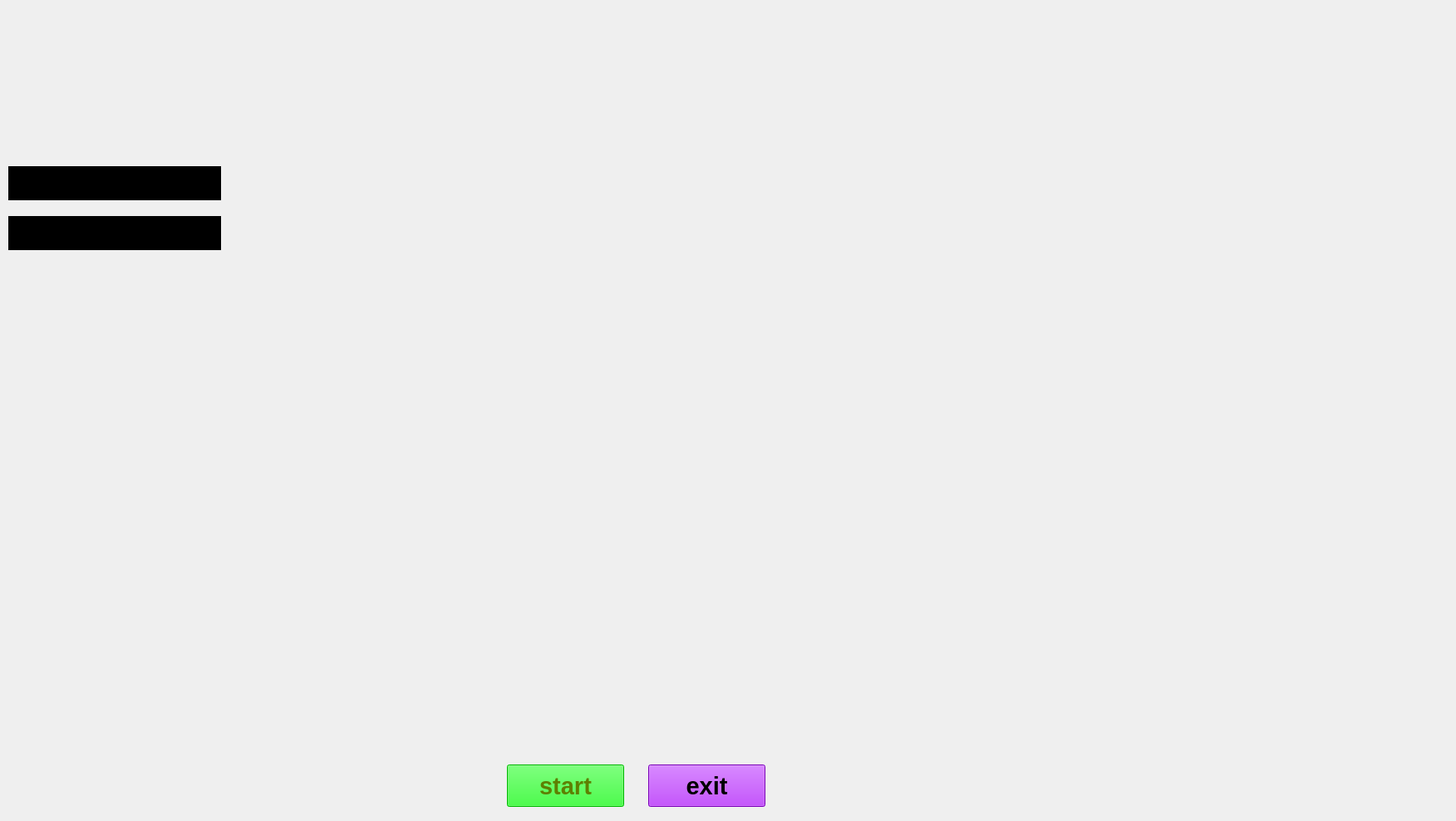
<?xml version="1.0" encoding="UTF-8"?>
<ui version="4.0">
 <class>Form</class>
 <widget class="QWidget" name="Form">
  <property name="geometry">
   <rect>
    <x>0</x>
    <y>0</y>
    <width>1752</width>
    <height>988</height>
   </rect>
  </property>
  <property name="windowTitle">
   <string>Form</string>
  </property>
  <property name="styleSheet">
   <string notr="true"/>
  </property>
  <widget class="QLabel" name="label">
   <property name="geometry">
    <rect>
     <x>-40</x>
     <y>-20</y>
     <width>1831</width>
     <height>1021</height>
    </rect>
   </property>
   <property name="styleSheet">
    <string notr="true">font: 75 20pt &quot;MS Shell Dlg 2&quot;;</string>
   </property>
   <property name="text">
    <string/>
   </property>
   <property name="pixmap">
    <pixmap>Black_Template.jpg</pixmap>
   </property>
   <property name="scaledContents">
    <bool>true</bool>
   </property>
  </widget>
  <widget class="QLabel" name="label_2">
   <property name="geometry">
    <rect>
     <x>310</x>
     <y>150</y>
     <width>961</width>
     <height>621</height>
    </rect>
   </property>
   <property name="font">
    <font>
     <pointsize>20</pointsize>
     <weight>75</weight>
     <bold>true</bold>
    </font>
   </property>
   <property name="mouseTracking">
    <bool>true</bool>
   </property>
   <property name="text">
    <string/>
   </property>
   <property name="pixmap">
    <pixmap>Earth_Template.gif</pixmap>
   </property>
   <property name="scaledContents">
    <bool>true</bool>
   </property>
  </widget>
  <widget class="QLabel" name="label_3">
   <property name="geometry">
    <rect>
     <x>-10</x>
     <y>-20</y>
     <width>511</width>
     <height>241</height>
    </rect>
   </property>
   <property name="text">
    <string/>
   </property>
   <property name="pixmap">
    <pixmap>SAUCY LOUDPACK Loading______.jpg</pixmap>
   </property>
   <property name="scaledContents">
    <bool>true</bool>
   </property>
  </widget>
  <widget class="QLabel" name="label_4">
   <property name="geometry">
    <rect>
     <x>1240</x>
     <y>570</y>
     <width>481</width>
     <height>421</height>
    </rect>
   </property>
   <property name="text">
    <string/>
   </property>
   <property name="pixmap">
    <pixmap>Code_Template.gif</pixmap>
   </property>
   <property name="scaledContents">
    <bool>true</bool>
   </property>
  </widget>
  <widget class="QLabel" name="label_5">
   <property name="geometry">
    <rect>
     <x>1250</x>
     <y>-10</y>
     <width>481</width>
     <height>401</height>
    </rect>
   </property>
   <property name="text">
    <string/>
   </property>
   <property name="pixmap">
    <pixmap>Health_Template.gif</pixmap>
   </property>
   <property name="scaledContents">
    <bool>true</bool>
   </property>
  </widget>
  <widget class="QPushButton" name="pushButton">
   <property name="geometry">
    <rect>
     <x>610</x>
     <y>920</y>
     <width>141</width>
     <height>51</height>
    </rect>
   </property>
   <property name="minimumSize">
    <size>
     <width>141</width>
     <height>51</height>
    </size>
   </property>
   <property name="font">
    <font>
     <pointsize>22</pointsize>
     <weight>75</weight>
     <bold>true</bold>
    </font>
   </property>
   <property name="mouseTracking">
    <bool>true</bool>
   </property>
   <property name="styleSheet">
    <string notr="true">color: qlineargradient(spread:pad, x1:0, y1:0, x2:1, y2:0, stop:0 rgba(9, 41, 4, 255), stop:0.085 rgba(2, 79, 0, 255), stop:0.19 rgba(50, 147, 22, 255), stop:0.275 rgba(236, 191, 49, 255), stop:0.39 rgba(243, 61, 34, 255), stop:0.555 rgba(135, 81, 60, 255), stop:0.667 rgba(121, 75, 255, 255), stop:0.825 rgba(164, 255, 244, 255), stop:0.885 rgba(104, 222, 71, 255), stop:1 rgba(93, 128, 0, 255));
background-color: rgb(0, 255, 0);</string>
   </property>
   <property name="text">
    <string>start</string>
   </property>
   <property name="autoDefault">
    <bool>false</bool>
   </property>
  </widget>
  <widget class="QPushButton" name="pushButton_2">
   <property name="geometry">
    <rect>
     <x>780</x>
     <y>920</y>
     <width>141</width>
     <height>51</height>
    </rect>
   </property>
   <property name="minimumSize">
    <size>
     <width>141</width>
     <height>51</height>
    </size>
   </property>
   <property name="font">
    <font>
     <pointsize>22</pointsize>
     <weight>75</weight>
     <bold>true</bold>
    </font>
   </property>
   <property name="mouseTracking">
    <bool>true</bool>
   </property>
   <property name="styleSheet">
    <string notr="true">background-color: rgb(170, 0, 255);</string>
   </property>
   <property name="text">
    <string>exit</string>
   </property>
   <property name="autoDefault">
    <bool>false</bool>
   </property>
  </widget>
  <widget class="QLabel" name="label_6">
   <property name="geometry">
    <rect>
     <x>-70</x>
     <y>610</y>
     <width>521</width>
     <height>411</height>
    </rect>
   </property>
   <property name="text">
    <string/>
   </property>
   <property name="pixmap">
    <pixmap>Aqua.gif</pixmap>
   </property>
   <property name="scaledContents">
    <bool>true</bool>
   </property>
  </widget>
  <widget class="QTextBrowser" name="textBrowser">
   <property name="geometry">
    <rect>
     <x>10</x>
     <y>200</y>
     <width>256</width>
     <height>41</height>
    </rect>
   </property>
   <property name="styleSheet">
    <string notr="true">background:transpatent;</string>
   </property>
  </widget>
  <widget class="QTextBrowser" name="textBrowser_2">
   <property name="geometry">
    <rect>
     <x>10</x>
     <y>260</y>
     <width>256</width>
     <height>41</height>
    </rect>
   </property>
   <property name="styleSheet">
    <string notr="true">background:transpatent;</string>
   </property>
  </widget>
 </widget>
 <resources/>
 <connections/>
</ui>
